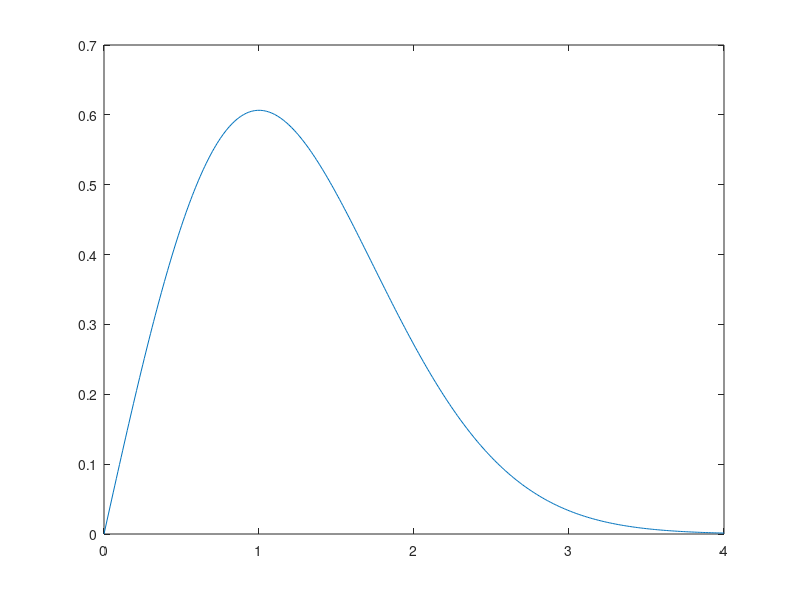

This chart was generated by the following MATLAB code: (Note: this script raises an error after producing the figure.)
round = 10000;
x=(chi2rnd(1));
u=unifrnd(0,1,1,round);

sigma = 1;
acceptCount=0;

for i=1:round
    xt=x(i);
    y=chi2rnd(xt);
    acceptRate=raylpdf(y,sigma)*chi2pdf(xt,y)/(raylpdf(xt,sigma)*chi2pdf(y,xt));
    if u(i) < min(acceptRate,1)
        x=[x,y];
    else
        x=[x,xt];
        acceptCount=acceptCount+1;
    end
end

% plot rayleigh distribution pdf
xPlot=(0:0.01:4);
yPlot=raylpdf(xPlot,sigma);
plot(xPlot,yPlot);
hold on;
ksdensity(x(1000:round));